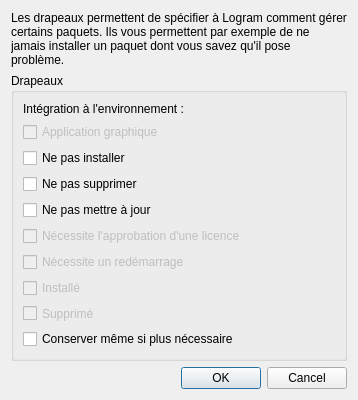
<?xml version="1.0" encoding="UTF-8"?>
<ui version="4.0">
 <class>Flags</class>
 <widget class="QDialog" name="Flags">
  <property name="geometry">
   <rect>
    <x>0</x>
    <y>0</y>
    <width>358</width>
    <height>400</height>
   </rect>
  </property>
  <property name="windowTitle">
   <string>Drapeaux du paquet</string>
  </property>
  <layout class="QVBoxLayout" name="verticalLayout_2">
   <item>
    <widget class="QLabel" name="label">
     <property name="text">
      <string>Les drapeaux permettent de spécifier à Logram comment gérer certains paquets. Ils vous permettent par exemple de ne jamais installer un paquet dont vous savez qu'il pose problème.</string>
     </property>
     <property name="wordWrap">
      <bool>true</bool>
     </property>
    </widget>
   </item>
   <item>
    <widget class="QGroupBox" name="groupBox">
     <property name="title">
      <string>Drapeaux</string>
     </property>
     <layout class="QVBoxLayout" name="verticalLayout">
      <item>
       <layout class="QHBoxLayout" name="horizontalLayout">
        <item>
         <widget class="QLabel" name="lblDesktopIntegration">
          <property name="text">
           <string>Intégration à l'environnement :</string>
          </property>
         </widget>
        </item>
        <item>
         <widget class="QLabel" name="lblKDEIntegration"/>
        </item>
       </layout>
      </item>
      <item>
       <widget class="QCheckBox" name="chkGUI">
        <property name="enabled">
         <bool>false</bool>
        </property>
        <property name="text">
         <string>Application graphique</string>
        </property>
       </widget>
      </item>
      <item>
       <widget class="QCheckBox" name="chkDontInstall">
        <property name="text">
         <string>Ne pas installer</string>
        </property>
       </widget>
      </item>
      <item>
       <widget class="QCheckBox" name="chkDontRemove">
        <property name="text">
         <string>Ne pas supprimer</string>
        </property>
       </widget>
      </item>
      <item>
       <widget class="QCheckBox" name="chkDontUpdate">
        <property name="text">
         <string>Ne pas mettre à jour</string>
        </property>
       </widget>
      </item>
      <item>
       <widget class="QCheckBox" name="chkEULA">
        <property name="enabled">
         <bool>false</bool>
        </property>
        <property name="text">
         <string>Nécessite l'approbation d'une licence</string>
        </property>
       </widget>
      </item>
      <item>
       <widget class="QCheckBox" name="chkReboot">
        <property name="enabled">
         <bool>false</bool>
        </property>
        <property name="text">
         <string>Nécessite un redémarrage</string>
        </property>
       </widget>
      </item>
      <item>
       <widget class="QCheckBox" name="chkInstalled">
        <property name="enabled">
         <bool>false</bool>
        </property>
        <property name="text">
         <string>Installé</string>
        </property>
       </widget>
      </item>
      <item>
       <widget class="QCheckBox" name="chkRemoved">
        <property name="enabled">
         <bool>false</bool>
        </property>
        <property name="text">
         <string>Supprimé</string>
        </property>
       </widget>
      </item>
      <item>
       <widget class="QCheckBox" name="chkWanted">
        <property name="text">
         <string>Conserver même si plus nécessaire</string>
        </property>
       </widget>
      </item>
      <item>
       <spacer name="verticalSpacer">
        <property name="orientation">
         <enum>Qt::Vertical</enum>
        </property>
        <property name="sizeHint" stdset="0">
         <size>
          <width>20</width>
          <height>16</height>
         </size>
        </property>
       </spacer>
      </item>
     </layout>
    </widget>
   </item>
   <item>
    <widget class="QDialogButtonBox" name="buttonBox">
     <property name="orientation">
      <enum>Qt::Horizontal</enum>
     </property>
     <property name="standardButtons">
      <set>QDialogButtonBox::Cancel|QDialogButtonBox::Ok</set>
     </property>
    </widget>
   </item>
  </layout>
 </widget>
 <resources/>
 <connections>
  <connection>
   <sender>buttonBox</sender>
   <signal>accepted()</signal>
   <receiver>Flags</receiver>
   <slot>accept()</slot>
   <hints>
    <hint type="sourcelabel">
     <x>248</x>
     <y>254</y>
    </hint>
    <hint type="destinationlabel">
     <x>157</x>
     <y>274</y>
    </hint>
   </hints>
  </connection>
  <connection>
   <sender>buttonBox</sender>
   <signal>rejected()</signal>
   <receiver>Flags</receiver>
   <slot>reject()</slot>
   <hints>
    <hint type="sourcelabel">
     <x>316</x>
     <y>260</y>
    </hint>
    <hint type="destinationlabel">
     <x>286</x>
     <y>274</y>
    </hint>
   </hints>
  </connection>
 </connections>
</ui>
